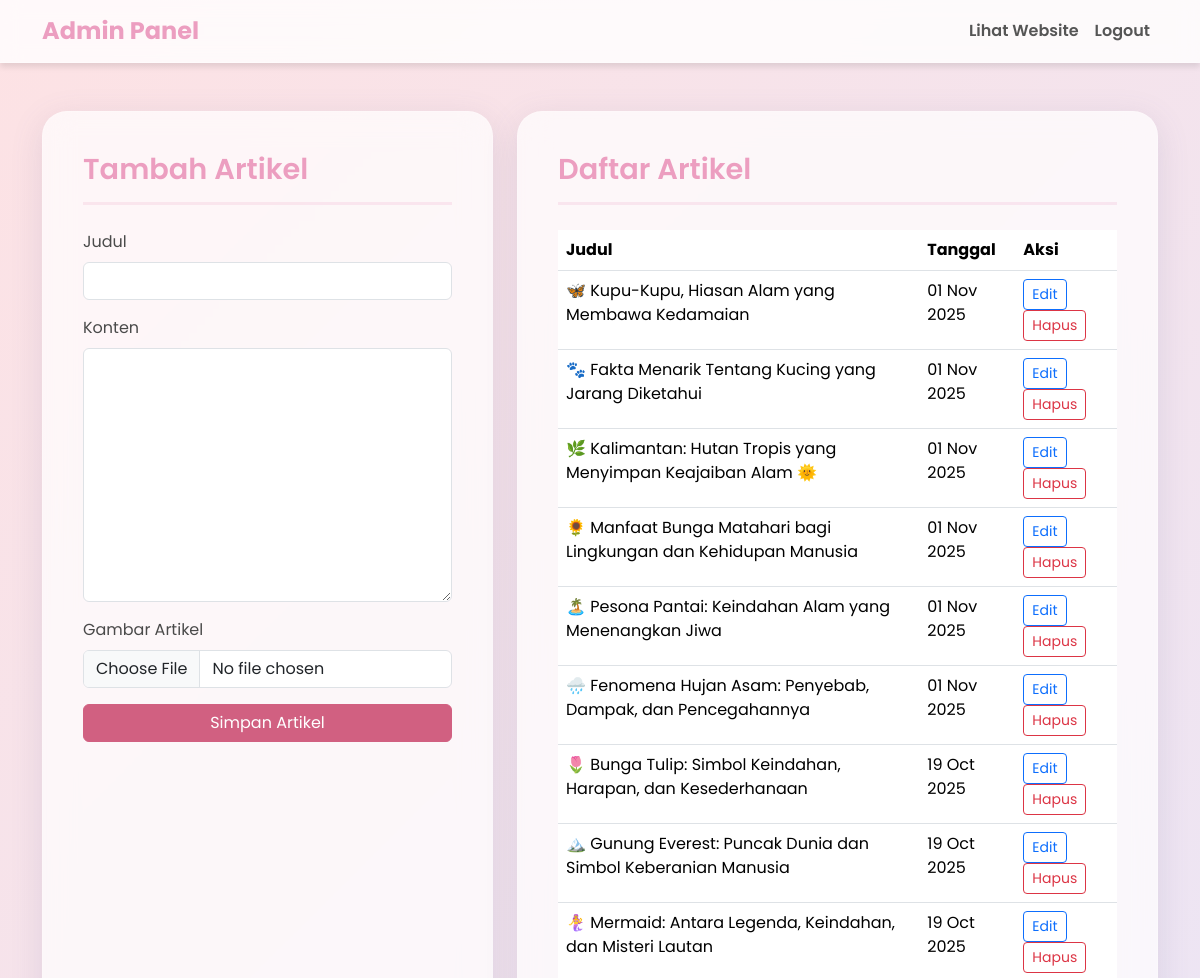
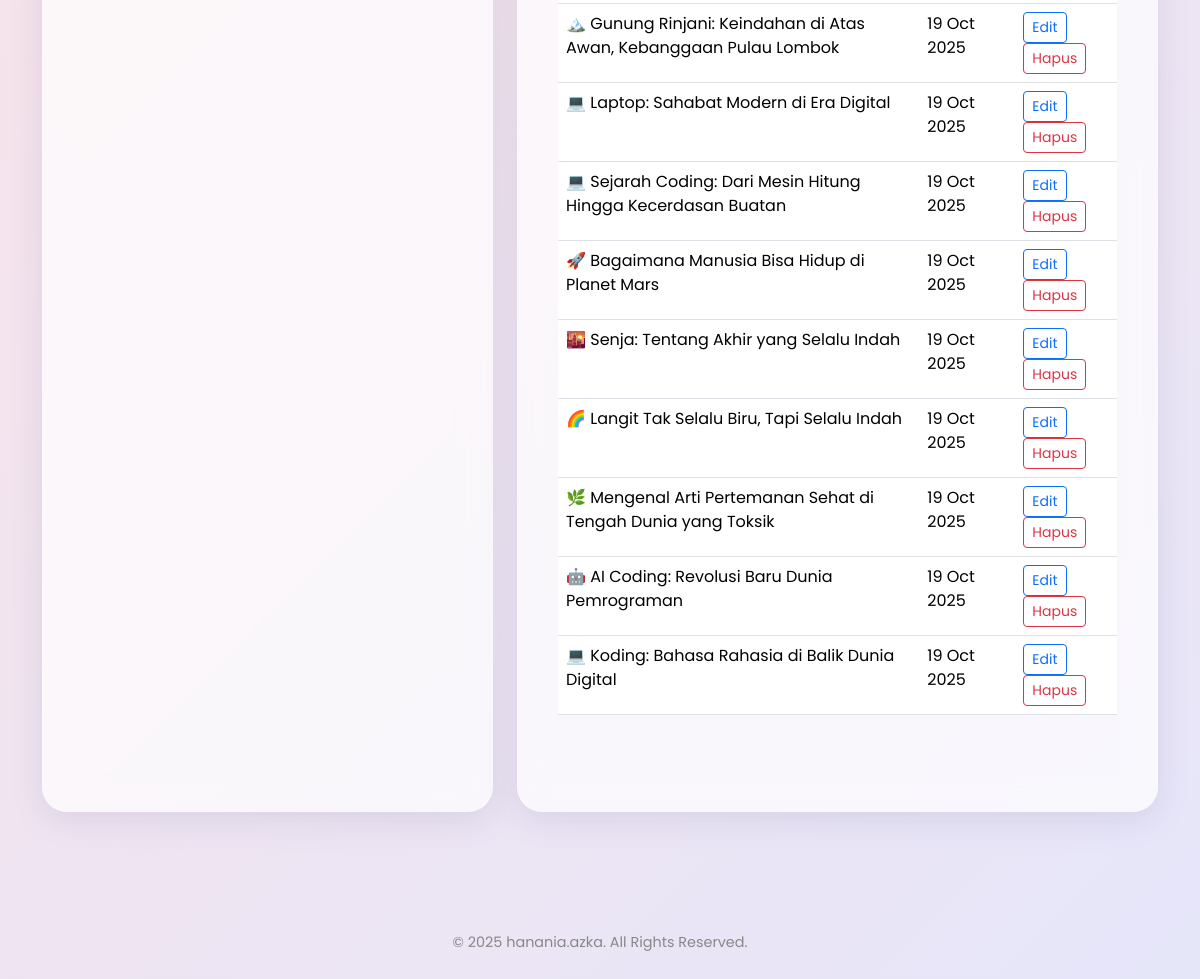
/admin.php (signed in), run on the app's committed database (2 pictures, top to bottom).
### tables this page shows
CREATE TABLE `articles` (
  `id` int(11) NOT NULL,
  `title` varchar(255) NOT NULL,
  `content` text NOT NULL,
  `image` varchar(255) DEFAULT NULL,
  `created_at` timestamp NOT NULL DEFAULT current_timestamp()
);

### admin.php (the view, shortened to what this page needs)
<?php
require_once "config.php";
$edit_article = ['id' => '', 'title' => '', 'content' => '', 'image' => ''];
$articles = [];
try {
    $stmt = $pdo->query("SELECT id, title, created_at FROM articles ORDER BY created_at DESC");
    $articles = $stmt->fetchAll(PDO::FETCH_ASSOC);
} catch (PDOException $e) {
    die("Could not retrieve articles: " . $e->getMessage());
}
?>
<!DOCTYPE html>
<html lang="id">
<head>
    <link href="https://cdn.jsdelivr.net/npm/bootstrap@5.3.3/dist/css/bootstrap.min.css" rel="stylesheet">
    <link rel="stylesheet" href="style.css">
</head>
<body>
    <nav class="navbar navbar-expand-lg sticky-top">
        <div class="container">
            <a class="navbar-brand" href="#">Admin Panel</a>
            <div class="collapse navbar-collapse">
                <ul class="navbar-nav ms-auto">
                    <li class="nav-item"><a class="nav-link" href="artikel.php" target="_blank">Lihat Website</a></li>
                    <li class="nav-item"><a class="nav-link" href="logout.php">Logout</a></li>
                </ul>
            </div>
        </div>
    </nav>
    <div class="container py-5">
        <div class="row">
            <div class="col-lg-5">
                <div class="soft-card">
                    <h3 class="card-title-soft"><?php echo empty($edit_article['id']) ? 'Tambah' : 'Edit'; ?> Artikel</h3>
                    <form action="admin.php" method="post" enctype="multipart/form-data">
                        <div class="mb-3">
                            <label for="title" class="form-label">Judul</label>
                            <input type="text" name="title" id="title" class="form-control" value="<?php echo htmlspecialchars($edit_article['title']); ?>" required>
                        </div>
                        <div class="mb-3">
                            <label for="content" class="form-label">Konten</label>
                            <textarea name="content" id="content" class="form-control" rows="10"><?php echo htmlspecialchars($edit_article['content']); ?></textarea>
                        </div>
                        <div class="mb-3">
                            <label for="article_image" class="form-label">Gambar Artikel</label>
                            <input type="file" name="article_image" id="article_image" class="form-control">
                        </div>
                        <div class="d-grid">
                            <button type="submit" class="btn btn-primary" style="background-color: #d16081; border-color: #d16081;">Simpan Artikel</button>
                        </div>
                    </form>
                </div>
            </div>
            <div class="col-lg-7">
                <div class="soft-card">
                    <h3 class="card-title-soft">Daftar Artikel</h3>
                    <div class="table-responsive">
                        <table class="table table-hover">
                            <thead>
                                <tr>
                                    <th>Judul</th>
                                    <th>Tanggal</th>
                                    <th>Aksi</th>
                                </tr>
                            </thead>
                            <tbody>
                                <?php if (!empty($articles)): ?>
                                    <?php foreach ($articles as $article): ?>
                                    <tr>
                                        <td><?php echo htmlspecialchars($article['title']); ?></td>
                                        <td><?php echo date("d M Y", strtotime($article['created_at'])); ?></td>
                                        <td>
                                            <a href="admin.php?action=edit&id=<?php echo $article['id']; ?>" class="btn btn-sm btn-outline-primary">Edit</a>
                                            <a href="admin.php?action=delete&id=<?php echo $article['id']; ?>" class="btn btn-sm btn-outline-danger" onclick="return confirm('Yakin ingin menghapus artikel ini? Ini tidak bisa dibatalkan.')">Hapus</a>
                                        </td>
                                    </tr>
                                    <?php endforeach; ?>
                                <?php else: ?>
                                    <tr>
                                        <td colspan="3" class="text-center">Belum ada artikel.</td>
                                    </tr>
                                <?php endif; ?>
                            </tbody>
                        </table>
                    </div>
                </div>
            </div>
        </div>
    </div>
    <footer class="footer">
        <span>© 2025 hanania.azka. All Rights Reserved.</span>
    </footer>
</body>
</html>

### style.css (style rules this page uses)
body { font-family: 'Poppins', sans-serif; background: linear-gradient(135deg, #fde2e4 0%, #e6e6fa 100%); color: #4a4a4a; margin: 0; padding: 0; overflow-x: hidden; }
.navbar { background: rgba(255, 255, 255, 0.8); backdrop-filter: blur(10px); -webkit-backdrop-filter: blur(10px); box-shadow: 0 4px 6px rgba(0, 0, 0, 0.1); font-weight: 600; border-bottom: 1px solid rgba(255, 255, 255, 0.3); }
.navbar-brand { color: #EC9EC0 !important; font-weight: 700; font-size: 1.5rem; }
.nav-link { color: #555 !important; transition: color 0.3s ease; }
.container { max-width: 1140px; }
.soft-card { background: rgba(255, 255, 255, 0.7); backdrop-filter: blur(15px); -webkit-backdrop-filter: blur(15px); border-radius: 25px; border: 1px solid rgba(255, 255, 255, 0.2); box-shadow: 0 8px 32px 0 rgba(100, 100, 150, 0.15); padding: 2.5rem; margin-bottom: 2.5rem; transition: transform 0.3s ease, box-shadow 0.3s ease; display: flex; flex-direction: column; height: 100%; }
.card-title-soft { font-weight: 600; color: #EC9EC0; border-bottom: 3px solid rgba(236, 158, 192, 0.2); padding-bottom: 15px; margin-bottom: 25px; font-size: 1.8rem; }
.footer { text-align: center; padding: 2.5rem 0; color: #888; font-size: 0.9rem; margin-top: 2rem; }

### data on the page
articles: title "🦋 Kupu-Kupu, Hiasan Alam yang Membawa Kedamaian", created_at "01 Nov 2025"
articles: title "🐾 Fakta Menarik Tentang Kucing yang Jarang Diketahui", created_at "01 Nov 2025"
articles: title "🌿 Kalimantan: Hutan Tropis yang Menyimpan Keajaiban Alam 🌞", created_at "01 Nov 2025"
articles: title "🌻 Manfaat Bunga Matahari bagi Lingkungan dan Kehidupan Manusia", created_at "01 Nov 2025"
articles: title "🏝️ Pesona Pantai: Keindahan Alam yang Menenangkan Jiwa", created_at "01 Nov 2025"
articles: title "🌧️ Fenomena Hujan Asam: Penyebab, Dampak, dan Pencegahannya", created_at "01 Nov 2025"
articles: title "🌷 Bunga Tulip: Simbol Keindahan, Harapan, dan Kesederhanaan", created_at "19 Oct 2025"
articles: title "🏔️ Gunung Everest: Puncak Dunia dan Simbol Keberanian Manusia", created_at "19 Oct 2025"
articles: title "🧜‍♀️ Mermaid: Antara Legenda, Keindahan, dan Misteri Lautan", created_at "19 Oct 2025"
articles: title "🏔️ Gunung Rinjani: Keindahan di Atas Awan, Kebanggaan Pulau Lombok", created_at "19 Oct 2025"
articles: title "💻 Laptop: Sahabat Modern di Era Digital", created_at "19 Oct 2025"
articles: title "💻 Sejarah Coding: Dari Mesin Hitung Hingga Kecerdasan Buatan", created_at "19 Oct 2025"
articles: title "🚀 Bagaimana Manusia Bisa Hidup di Planet Mars", created_at "19 Oct 2025"
articles: title "🌇 Senja: Tentang Akhir yang Selalu Indah", created_at "19 Oct 2025"
articles: title "🌈 Langit Tak Selalu Biru, Tapi Selalu Indah", created_at "19 Oct 2025"
articles: title "🌿 Mengenal Arti Pertemanan Sehat di Tengah Dunia yang Toksik", created_at "19 Oct 2025"
articles: title "🤖 AI Coding: Revolusi Baru Dunia Pemrograman", created_at "19 Oct 2025"
articles: title "💻 Koding: Bahasa Rahasia di Balik Dunia Digital", created_at "19 Oct 2025"
